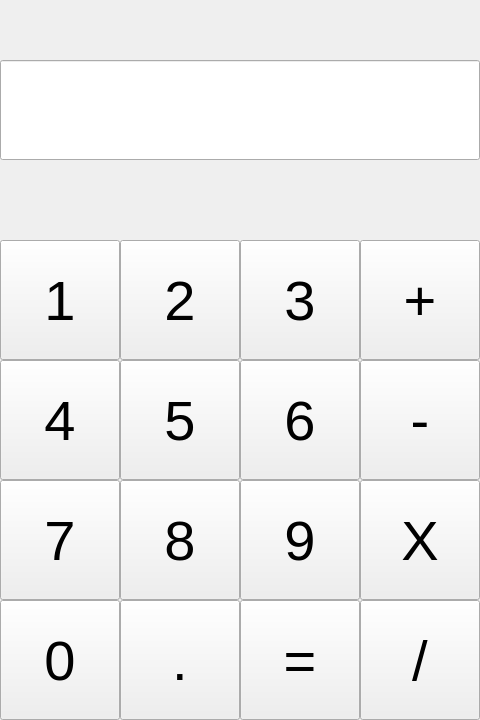
<?xml version="1.0" encoding="UTF-8"?>
<ui version="4.0">
 <class>Form</class>
 <widget class="QWidget" name="Form">
  <property name="geometry">
   <rect>
    <x>0</x>
    <y>0</y>
    <width>480</width>
    <height>720</height>
   </rect>
  </property>
  <property name="windowTitle">
   <string>Form</string>
  </property>
  <widget class="QLineEdit" name="lineEdit">
   <property name="geometry">
    <rect>
     <x>0</x>
     <y>60</y>
     <width>480</width>
     <height>100</height>
    </rect>
   </property>
   <property name="readOnly">
    <bool>true</bool>
   </property>
  </widget>
  <widget class="QPushButton" name="pushButton">
   <property name="geometry">
    <rect>
     <x>0</x>
     <y>240</y>
     <width>120</width>
     <height>120</height>
    </rect>
   </property>
   <property name="font">
    <font>
     <family>Arial</family>
     <pointsize>42</pointsize>
    </font>
   </property>
   <property name="text">
    <string>1</string>
   </property>
  </widget>
  <widget class="QPushButton" name="pushButton_2">
   <property name="geometry">
    <rect>
     <x>120</x>
     <y>240</y>
     <width>120</width>
     <height>120</height>
    </rect>
   </property>
   <property name="font">
    <font>
     <family>Arial</family>
     <pointsize>42</pointsize>
    </font>
   </property>
   <property name="text">
    <string>2</string>
   </property>
  </widget>
  <widget class="QPushButton" name="pushButton_3">
   <property name="geometry">
    <rect>
     <x>240</x>
     <y>240</y>
     <width>120</width>
     <height>120</height>
    </rect>
   </property>
   <property name="font">
    <font>
     <family>Arial</family>
     <pointsize>42</pointsize>
    </font>
   </property>
   <property name="text">
    <string>3</string>
   </property>
  </widget>
  <widget class="QPushButton" name="pushButton_4">
   <property name="geometry">
    <rect>
     <x>240</x>
     <y>360</y>
     <width>120</width>
     <height>120</height>
    </rect>
   </property>
   <property name="font">
    <font>
     <family>Arial</family>
     <pointsize>42</pointsize>
    </font>
   </property>
   <property name="text">
    <string>6</string>
   </property>
  </widget>
  <widget class="QPushButton" name="pushButton_5">
   <property name="geometry">
    <rect>
     <x>120</x>
     <y>360</y>
     <width>120</width>
     <height>120</height>
    </rect>
   </property>
   <property name="font">
    <font>
     <family>Arial</family>
     <pointsize>42</pointsize>
    </font>
   </property>
   <property name="text">
    <string>5</string>
   </property>
  </widget>
  <widget class="QPushButton" name="pushButton_6">
   <property name="geometry">
    <rect>
     <x>0</x>
     <y>360</y>
     <width>120</width>
     <height>120</height>
    </rect>
   </property>
   <property name="font">
    <font>
     <family>Arial</family>
     <pointsize>42</pointsize>
    </font>
   </property>
   <property name="text">
    <string>4</string>
   </property>
  </widget>
  <widget class="QPushButton" name="pushButton_7">
   <property name="geometry">
    <rect>
     <x>240</x>
     <y>480</y>
     <width>120</width>
     <height>120</height>
    </rect>
   </property>
   <property name="font">
    <font>
     <family>Arial</family>
     <pointsize>42</pointsize>
    </font>
   </property>
   <property name="text">
    <string>9</string>
   </property>
  </widget>
  <widget class="QPushButton" name="pushButton_8">
   <property name="geometry">
    <rect>
     <x>0</x>
     <y>480</y>
     <width>120</width>
     <height>120</height>
    </rect>
   </property>
   <property name="font">
    <font>
     <family>Arial</family>
     <pointsize>42</pointsize>
    </font>
   </property>
   <property name="text">
    <string>7</string>
   </property>
  </widget>
  <widget class="QPushButton" name="pushButton_9">
   <property name="geometry">
    <rect>
     <x>120</x>
     <y>480</y>
     <width>120</width>
     <height>120</height>
    </rect>
   </property>
   <property name="font">
    <font>
     <family>Arial</family>
     <pointsize>42</pointsize>
    </font>
   </property>
   <property name="text">
    <string>8</string>
   </property>
  </widget>
  <widget class="QPushButton" name="pushButton_10">
   <property name="geometry">
    <rect>
     <x>360</x>
     <y>240</y>
     <width>120</width>
     <height>120</height>
    </rect>
   </property>
   <property name="font">
    <font>
     <family>Arial</family>
     <pointsize>42</pointsize>
    </font>
   </property>
   <property name="text">
    <string>+</string>
   </property>
  </widget>
  <widget class="QPushButton" name="pushButton_11">
   <property name="geometry">
    <rect>
     <x>360</x>
     <y>360</y>
     <width>120</width>
     <height>120</height>
    </rect>
   </property>
   <property name="font">
    <font>
     <family>Arial</family>
     <pointsize>42</pointsize>
    </font>
   </property>
   <property name="text">
    <string>-</string>
   </property>
  </widget>
  <widget class="QPushButton" name="pushButton_12">
   <property name="geometry">
    <rect>
     <x>360</x>
     <y>480</y>
     <width>120</width>
     <height>120</height>
    </rect>
   </property>
   <property name="font">
    <font>
     <family>Arial</family>
     <pointsize>42</pointsize>
    </font>
   </property>
   <property name="text">
    <string>X</string>
   </property>
  </widget>
  <widget class="QPushButton" name="pushButton_13">
   <property name="geometry">
    <rect>
     <x>0</x>
     <y>600</y>
     <width>120</width>
     <height>120</height>
    </rect>
   </property>
   <property name="font">
    <font>
     <family>Arial</family>
     <pointsize>42</pointsize>
    </font>
   </property>
   <property name="text">
    <string>0</string>
   </property>
  </widget>
  <widget class="QPushButton" name="pushButton_14">
   <property name="geometry">
    <rect>
     <x>240</x>
     <y>600</y>
     <width>120</width>
     <height>120</height>
    </rect>
   </property>
   <property name="font">
    <font>
     <family>Arial</family>
     <pointsize>42</pointsize>
    </font>
   </property>
   <property name="text">
    <string>=</string>
   </property>
  </widget>
  <widget class="QPushButton" name="pushButton_15">
   <property name="geometry">
    <rect>
     <x>120</x>
     <y>600</y>
     <width>120</width>
     <height>120</height>
    </rect>
   </property>
   <property name="font">
    <font>
     <family>Arial</family>
     <pointsize>42</pointsize>
    </font>
   </property>
   <property name="text">
    <string>.</string>
   </property>
  </widget>
  <widget class="QPushButton" name="pushButton_16">
   <property name="geometry">
    <rect>
     <x>360</x>
     <y>600</y>
     <width>120</width>
     <height>120</height>
    </rect>
   </property>
   <property name="font">
    <font>
     <family>Arial</family>
     <pointsize>42</pointsize>
    </font>
   </property>
   <property name="text">
    <string>/</string>
   </property>
  </widget>
 </widget>
 <resources/>
 <connections/>
</ui>
